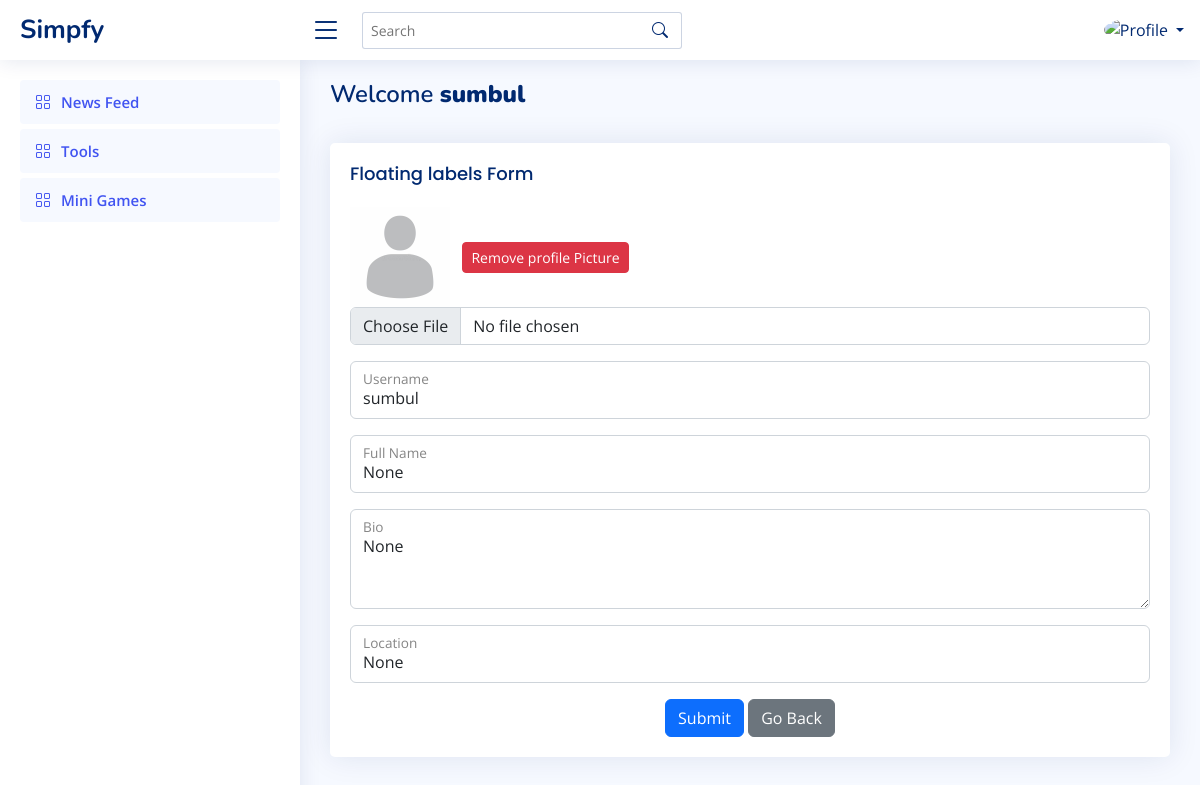
Screenshot of /settings (signed in) with the database file from the repository.
### prof/models.py (models this page shows, shortened)
class Profile(models.Model):
    user = models.OneToOneField(User, on_delete=models.CASCADE)
    id_user = models.IntegerField()
    image = models.ImageField(upload_to='profile_images', default='blank.png')
    fname = models.CharField(max_length=300, null=True, blank=True)
    bio = models.CharField(max_length=300, null=True, blank=True)
    location = models.CharField(max_length=300, null=True, blank=True)
    saved = models.ManyToManyField("feed.Feed", related_name="Profile", blank=True)

### prof/views.py (the view, shortened to what this page needs)
# urls.py: path('settings', views.settings, name="settings"),
@login_required(login_url='login')
def settings(request):
    user_profile = Profile.objects.get(user=request.user)
    context = {
        'user_profile' : user_profile,
    }
    return render(request, 'feed/settings.html', context)

### templates/feed/settings.html (shortened to what this page needs)
{% load static %}
{% include "../header.html" %}
  <main id="main" class="main">
    <div class="pagetitle">
      <h1>Welcome <b>{{ user_profile.user.username }}</b></h1>
    </div><br>
    <section class="section dashboard">
        <div class="card">
            <div class="card-body">
              <h5 class="card-title">Floating labels Form</h5>
              <form action="" method="POST" enctype="multipart/form-data" class="row g-3">
                <div class="col-md-12">
                  <div>
                    <img width=100 height=100 src="{{ user_profile.image.url }}"/> &nbsp;
                    <label><a href="remove/{{user_profile.id}}" class="btn btn-danger btn-sm">Remove profile Picture</a></label>
                    <input type="file" name="image" class="form-control" id="floatingName">
                  </div>
                </div>
                <div class="col-md-12">
                  <div class="form-floating">
                    <input type="text" name="fname" class="form-control" id="floatingName" value="{{ user_profile.user.username }}">
                    <label for="floatingName">Username</label>
                  </div>
                </div>
                <div class="col-md-12">
                  <div class="form-floating">
                    <input type="text" name="fname" class="form-control" id="floatingName" value="{{ user_profile.fname }}">
                    <label for="floatingName">Full Name</label>
                  </div>
                </div>
                <div class="col-12">
                  <div class="form-floating">
                    <textarea class="form-control" name="bio" id="floatingTextarea" style="height: 100px;">{{ user_profile.bio }}</textarea>
                    <label for="floatingTextarea">Bio</label>
                  </div>
                </div>
                <div class="col-md-12">
                    <div class="form-floating">
                      <input type="text" name="location" class="form-control" id="floatingName" value="{{ user_profile.location }}">
                      <label for="floatingName">Location</label>
                    </div>
                </div>
                <div class="text-center">
                  <button type="submit" class="btn btn-primary">Submit</button>
                  <a href="/profile/{{request.user.username}}" class="btn btn-secondary">Go Back</a>
                </div>
              </form>
            </div>
          </div>
    </section>
  </main>
</body>
</html>

### static/feed/css/style.css (style rules this page uses)
:root { scroll-behavior: smooth; }
body { font-family: "Open Sans", sans-serif; background: #f6f9ff; color: #444444; }
a { color: #4154f1; text-decoration: none; }
h1, h2, h3, h4, h5, h6 { font-family: "Nunito", sans-serif; }
#main { margin-top: 60px; padding: 20px 30px; transition: all 0.3s; }
.pagetitle { margin-bottom: 10px; }
.pagetitle h1 { font-size: 24px; margin-bottom: 0; font-weight: 600; color: #012970; }
.card { margin-bottom: 30px; border: none; border-radius: 5px; box-shadow: 0px 0 30px rgba(1, 41, 112, 0.1); }
.card-title { padding: 20px 0 15px 0; font-size: 18px; font-weight: 500; color: #012970; font-family: "Poppins", sans-serif; }
.card-body { padding: 0 20px 20px 20px; }
@media (min-width: 1200px) { #main, #footer { margin-left: 300px; } }

### rows the page displays
Profile: user.username "sumbul", image (placeholder picture), fname "sumbul", fname "None", bio "None", location "None"
